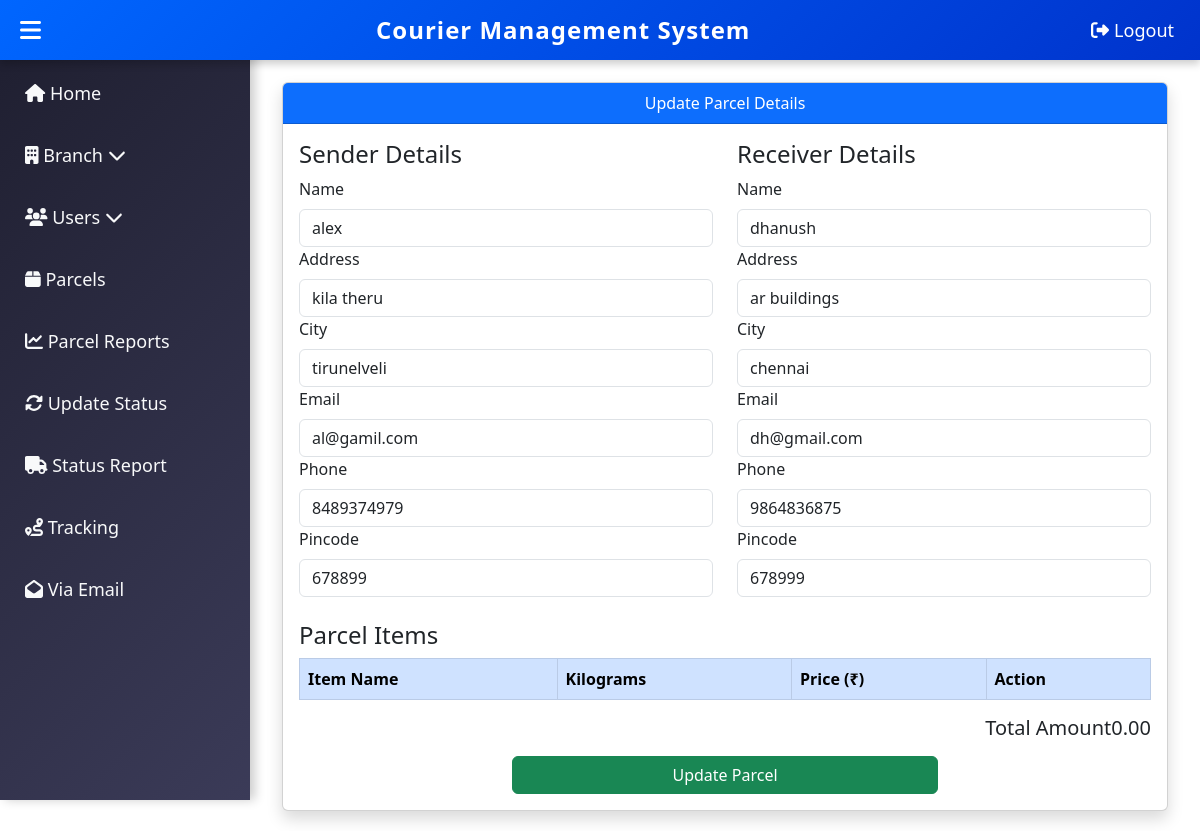
/edit_parcel.php?id=4 (signed in), run on the app's committed database.
### tables this page shows
CREATE TABLE `parcels` (
  `id` int(11) NOT NULL,
  `sender_name` varchar(255) NOT NULL,
  `sender_address` text NOT NULL,
  `sender_city` varchar(100) NOT NULL,
  `sender_email` varchar(255) NOT NULL,
  `sender_phone` varchar(15) NOT NULL,
  `sender_pincode` varchar(10) NOT NULL,
  `receiver_name` varchar(255) NOT NULL,
  `receiver_address` text NOT NULL,
  `receiver_city` varchar(100) NOT NULL,
  `receiver_email` varchar(255) NOT NULL,
  `receiver_phone` varchar(15) NOT NULL,
  `receiver_pincode` varchar(10) NOT NULL,
  `from_branch_id` int(11) NOT NULL,
  `to_branch_id` int(11) NOT NULL,
  `total_amount` decimal(10,2) DEFAULT 0.00,
  `created_at` timestamp NOT NULL DEFAULT current_timestamp(),
  `created_by` int(10) UNSIGNED NOT NULL,
  `tracking_number` varchar(20) DEFAULT NULL,
  `status` varchar(50) DEFAULT 'Pending'
);

### edit_parcel.php (the view, shortened to what this page needs)
<?php
include 'db.php';
include 'maindash.php';
$parcel_id = $_GET['id'] ?? 0;
$parcel = [];
if ($parcel_id) {
    $stmt = $conn->prepare("SELECT * FROM parcels WHERE id = ?");
    $stmt->bind_param("i", $parcel_id);
    $stmt->execute();
    $result = $stmt->get_result();
    $parcel = $result->fetch_assoc();
}
?>
<!DOCTYPE html>
<html lang="en">
<head>
    <link rel="stylesheet" href="https://cdn.jsdelivr.net/npm/bootstrap@5.3.0/dist/css/bootstrap.min.css">
    <link href="https://cdnjs.cloudflare.com/ajax/libs/select2/4.0.13/css/select2.min.css" rel="stylesheet" />
</head>
<body>
<div class="dashboard-content">
    <div class="container">
        <h2 class="text-center mb-4">Edit Parcel</h2>
        <div class="card shadow">
            <div class="card-header bg-primary text-white text-center">Update Parcel Details</div>
            <div class="card-body">
                <form id="editParcelForm">
                    <div class="row">
                        <div class="col-md-6">
                            <h4>Sender Details</h4>
                            <label class="form-label">Name</label>
                            <input type="text" name="sender_name" class="form-control" value="<?= $parcel['sender_name'] ?? '' ?>" required>
                            <label class="form-label">Address</label>
                            <input type="text" name="sender_address" class="form-control" value="<?= $parcel['sender_address'] ?? '' ?>" required>
                            <label class="form-label">City</label>
                            <input type="text" name="sender_city" class="form-control" value="<?= $parcel['sender_city'] ?? '' ?>" required>
                            <label class="form-label">Email</label>
                            <input type="email" name="sender_email" class="form-control" value="<?= $parcel['sender_email'] ?? '' ?>" required>
                            <label class="form-label">Phone</label>
                            <input type="text" name="sender_phone" class="form-control" value="<?= $parcel['sender_phone'] ?? '' ?>" required>
                            <label class="form-label">Pincode</label>
                            <input type="text" name="sender_pincode" class="form-control" value="<?= $parcel['sender_pincode'] ?? '' ?>" required>
                        </div>
                        <div class="col-md-6">
                            <h4>Receiver Details</h4>
                            <label class="form-label">Name</label>
                            <input type="text" name="receiver_name" class="form-control" value="<?= $parcel['receiver_name'] ?? '' ?>" required>
                            <label class="form-label">Address</label>
                            <input type="text" name="receiver_address" class="form-control" value="<?= $parcel['receiver_address'] ?? '' ?>" required>
                            <label class="form-label">City</label>
                            <input type="text" name="receiver_city" class="form-control" value="<?= $parcel['receiver_city'] ?? '' ?>" required>
                            <label class="form-label">Email</label>
                            <input type="email" name="receiver_email" class="form-control" value="<?= $parcel['receiver_email'] ?? '' ?>" required>
                            <label class="form-label">Phone</label>
                            <input type="text" name="receiver_phone" class="form-control" value="<?= $parcel['receiver_phone'] ?? '' ?>" required>
                            <label class="form-label">Pincode</label>
                            <input type="text" name="receiver_pincode" class="form-control" value="<?= $parcel['receiver_pincode'] ?? '' ?>" required>
                        </div>
                    </div>
                    <h4 class="mt-4">Parcel Items</h4>
                    <table class="table table-bordered">
                        <thead class="table-primary">
                            <tr>
                                <th>Item Name</th>
                                <th>Kilograms</th>
                                <th>Price (₹)</th>
                                <th>Action</th>
                            </tr>
                        </thead>
                    </table>
                    <h5 class="text-end">Total Amount<span id="totalAmount">0.00</span></h5>
                    <div class="text-center mt-3">
                        <button type="submit" class="btn btn-success w-50">Update Parcel</button>
                    </div>
                </form>
            </div>
        </div>
    </div>
</div>
</body>
</html>

### edit_parcel.php (style rules this page uses)
.dashboard-content { margin-left: 250px; padding: 20px; }

### data on the page
parcels: sender_name "alex", sender_address "kila theru", sender_city "tirunelveli", sender_email "al@gamil.com", sender_phone "8489374979", sender_pincode "678899", receiver_name "dhanush", receiver_address "ar buildings", receiver_city "chennai", receiver_email "dh@gmail.com", receiver_phone "9864836875", receiver_pincode "678999"
